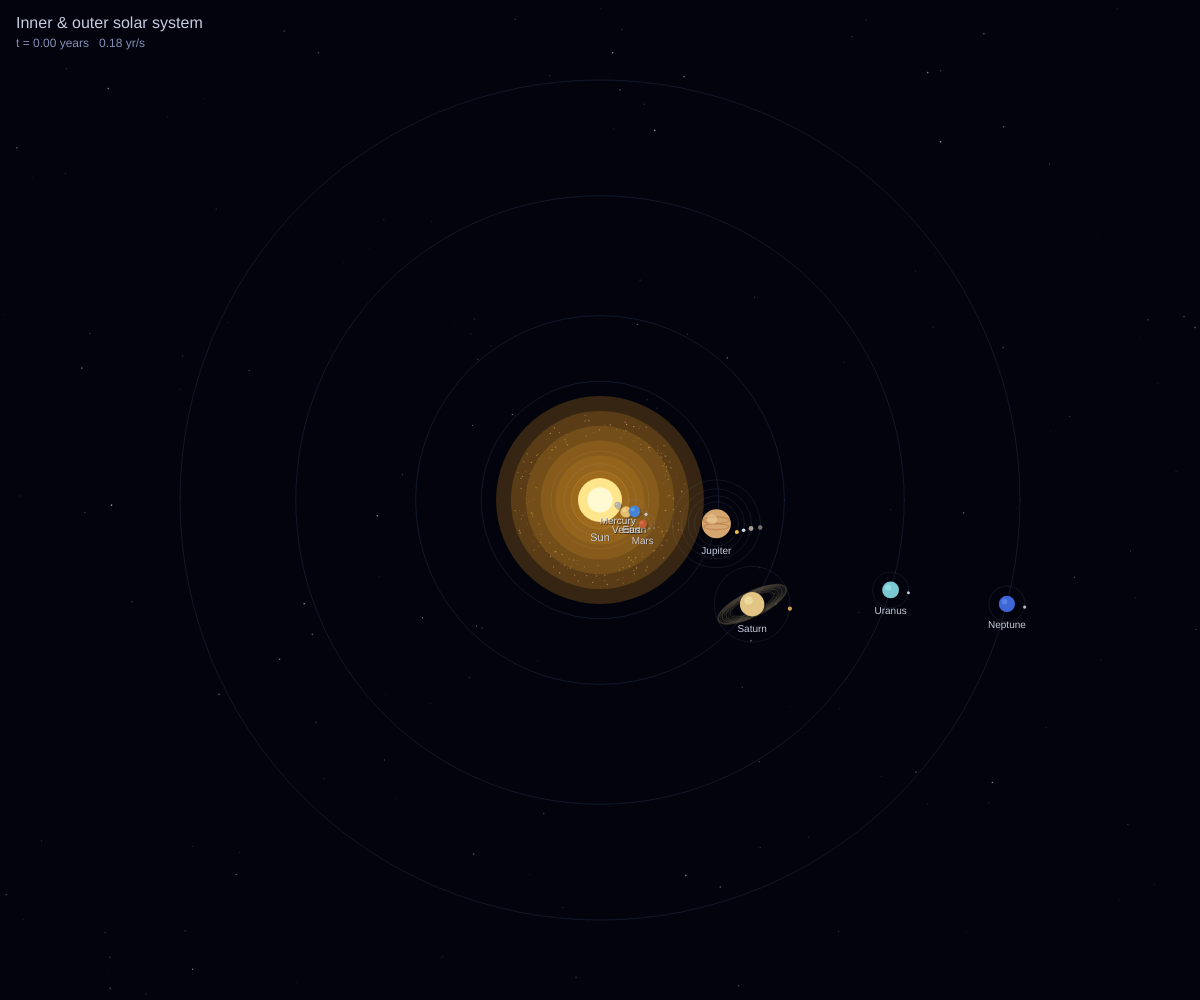
Frame 1 (no input)
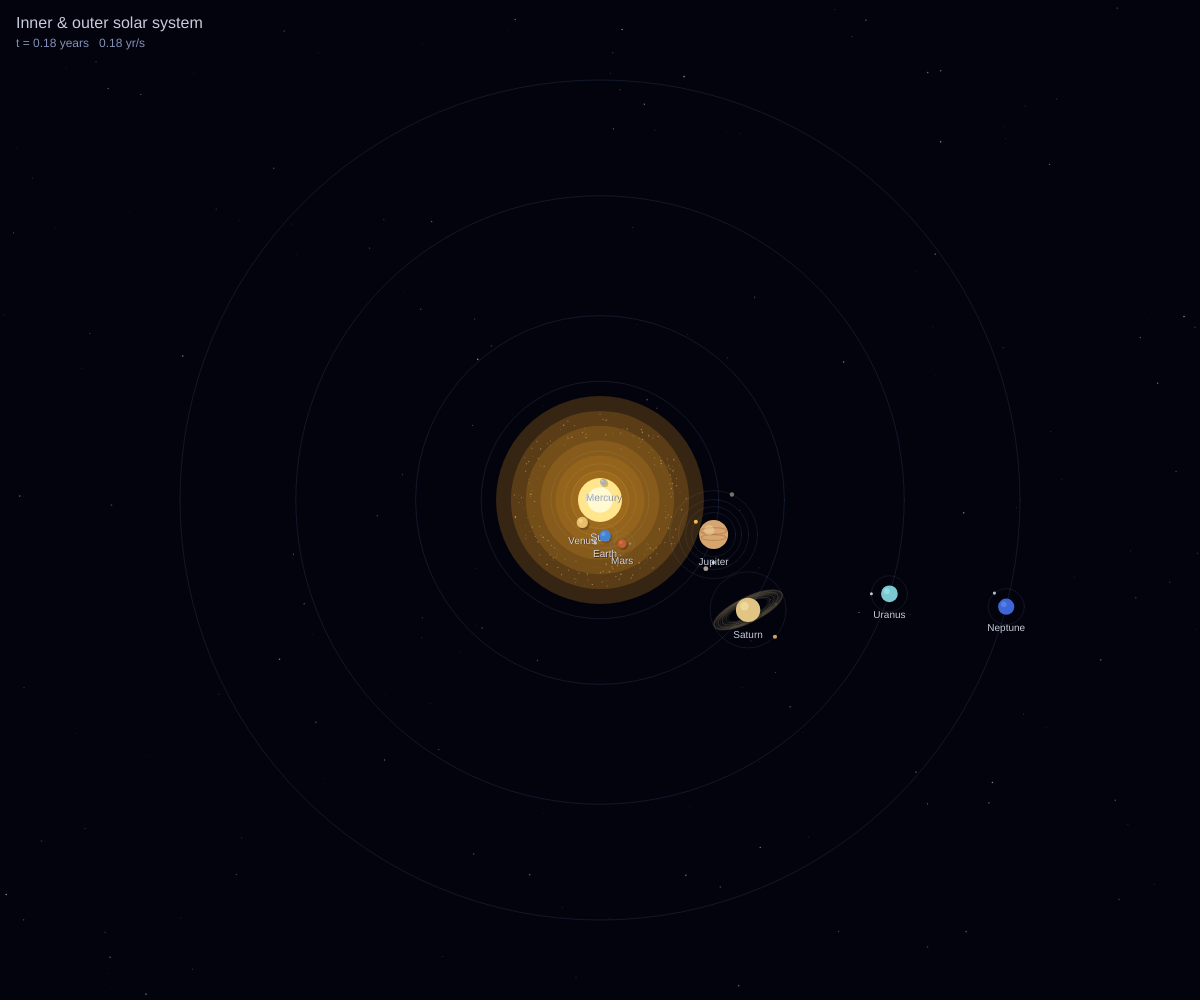
Frame 60 (no input)
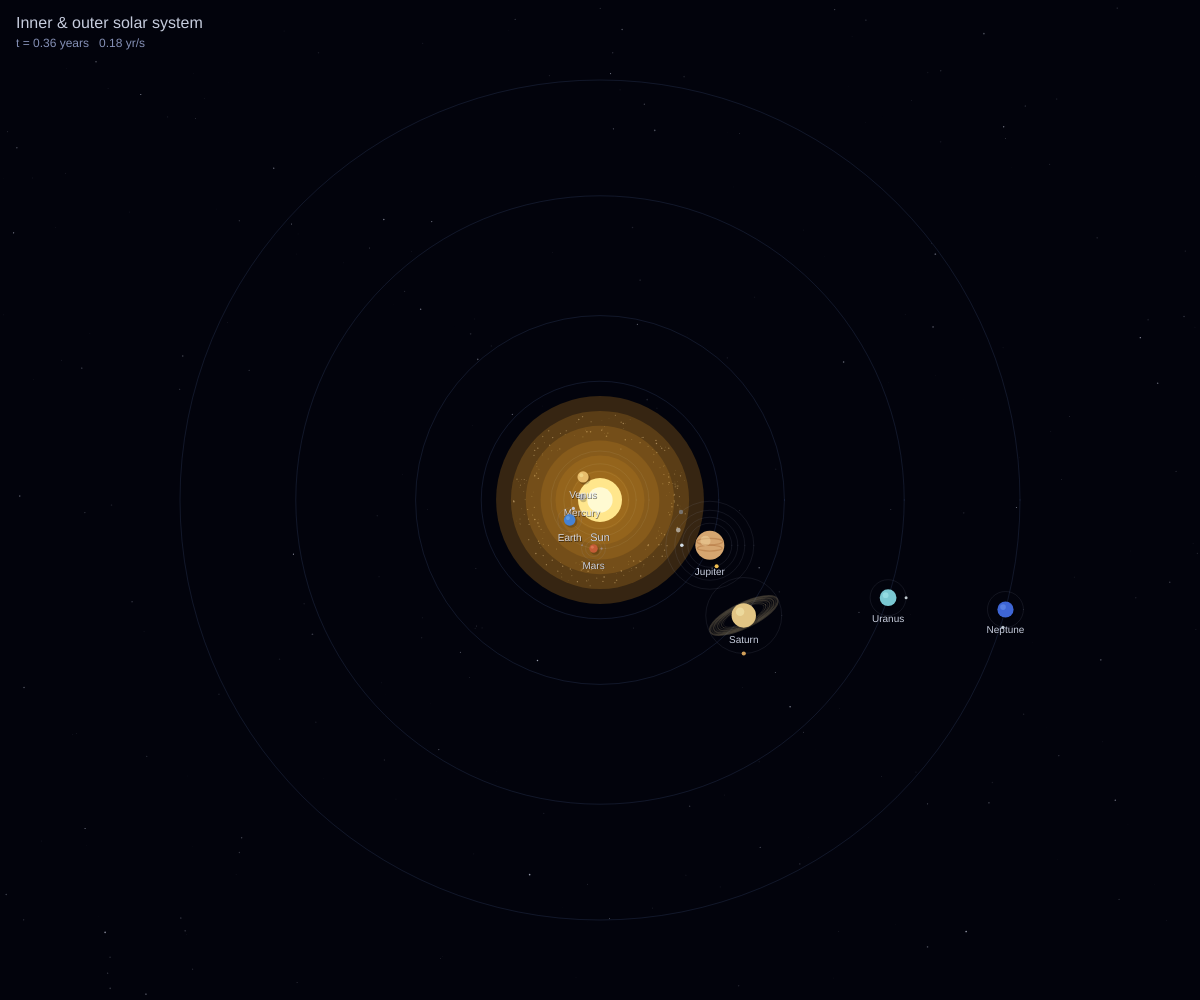
Frame 120 (the mouse pressed at the canvas centre since frame 60)

The p5.js sketch that drew these frames (run headless with seeded random() and noise() and a simulated clock; from frame 60 on, the mouse is pressed at the canvas centre):

// p5.js sketch
// ── sketch.js
/**
 * Solar system simulation.
 *
 * Distances are compressed (true AU ratios, shrunken outer gaps) so all eight
 * planets fit on screen. Radii are relative but not to-scale with distance —
 * a to-scale sun would swallow the inner planets.
 */

const PLANETS = [
  {
    name: "Mercury",
    au: 0.39,
    radius: 3.2,
    period: 0.241,
    color: [180, 176, 168],
    tilt: 0.02,
    moons: [],
  },
  {
    name: "Venus",
    au: 0.72,
    radius: 5.6,
    period: 0.615,
    color: [232, 189, 108],
    tilt: 0.04,
    moons: [],
  },
  {
    name: "Earth",
    au: 1.0,
    radius: 5.8,
    period: 1.0,
    color: [70, 130, 210],
    tilt: 0.03,
    moons: [{ name: "Moon", radius: 1.6, dist: 12, period: 0.075, color: [200, 200, 205] }],
  },
  {
    name: "Mars",
    au: 1.52,
    radius: 4.2,
    period: 1.881,
    color: [196, 92, 54],
    tilt: 0.05,
    moons: [
      { name: "Phobos", radius: 1.1, dist: 8, period: 0.03, color: [160, 140, 130] },
      { name: "Deimos", radius: 0.9, dist: 12, period: 0.055, color: [150, 130, 120] },
    ],
  },
  {
    name: "Jupiter",
    au: 5.2,
    radius: 14.5,
    period: 11.86,
    color: [214, 166, 112],
    tilt: 0.02,
    bands: true,
    moons: [
      { name: "Io", radius: 2.0, dist: 22, period: 0.05, color: [240, 190, 80] },
      { name: "Europa", radius: 1.8, dist: 28, period: 0.08, color: [210, 220, 230] },
      { name: "Ganymede", radius: 2.4, dist: 35, period: 0.14, color: [170, 160, 145] },
      { name: "Callisto", radius: 2.2, dist: 44, period: 0.22, color: [120, 115, 110] },
    ],
  },
  {
    name: "Saturn",
    au: 9.58,
    radius: 12.2,
    period: 29.46,
    color: [226, 197, 132],
    tilt: 0.06,
    rings: { inner: 1.4, outer: 2.35 },
    moons: [{ name: "Titan", radius: 2.1, dist: 38, period: 0.16, color: [210, 160, 90] }],
  },
  {
    name: "Uranus",
    au: 19.2,
    radius: 8.4,
    period: 84.01,
    color: [122, 200, 210],
    tilt: 0.03,
    moons: [{ name: "Titania", radius: 1.5, dist: 18, period: 0.12, color: [190, 200, 205] }],
  },
  {
    name: "Neptune",
    au: 30.05,
    radius: 8.1,
    period: 164.8,
    color: [62, 102, 214],
    tilt: 0.025,
    moons: [{ name: "Triton", radius: 1.6, dist: 18, period: 0.11, color: [180, 190, 200] }],
  },
];

/** Compress outer orbits so Neptune still reads as far without emptying the view. */
function displayAU(au) {
  return Math.pow(au, 0.72);
}

let cam = { x: 0, y: 0, zoom: 1 };
let dragging = false;
let dragOrigin = { x: 0, y: 0, camX: 0, camY: 0 };
let yearsPerSecond = 0.18;
let paused = false;
let showLabels = true;
let simYears = 0;
let stars = [];
let asteroids = [];
let distScale = 1;

function setup() {
  createCanvas(windowWidth, windowHeight);
  pixelDensity(1);
  seedSky();
  seedAsteroids();
  fitScale();
}

function windowResized() {
  resizeCanvas(windowWidth, windowHeight);
  fitScale();
}

function fitScale() {
  const neptune = displayAU(30.05);
  distScale = (Math.min(width, height) * 0.42) / neptune;
}

function seedSky() {
  stars = [];
  for (let i = 0; i < 280; i += 1) {
    stars.push({
      x: Math.random(),
      y: Math.random(),
      r: Math.random() * 1.6 + 0.2,
      a: Math.random() * 140 + 40,
      tw: Math.random() * Math.PI * 2,
    });
  }
}

function seedAsteroids() {
  asteroids = [];
  for (let i = 0; i < 220; i += 1) {
    const au = 2.2 + Math.random() * 1.15;
    asteroids.push({
      au,
      angle: Math.random() * Math.PI * 2,
      radius: Math.random() * 1.2 + 0.4,
      period: Math.pow(au, 1.5) * (0.9 + Math.random() * 0.2),
      shade: 110 + Math.floor(Math.random() * 70),
    });
  }
}

function draw() {
  background(2, 3, 12);
  drawStars();

  if (!paused) {
    simYears += yearsPerSecond * (deltaTime / 1000);
  }

  push();
  translate(width / 2 + cam.x, height / 2 + cam.y);
  scale(cam.zoom);

  drawOrbits();
  drawAsteroidBelt();
  drawSun();

  for (const planet of PLANETS) {
    drawPlanet(planet);
  }

  pop();
  drawTitle();
}

function drawStars() {
  noStroke();
  for (const star of stars) {
    const twinkle = 0.55 + 0.45 * Math.sin(frameCount * 0.03 + star.tw);
    fill(230, 235, 255, star.a * twinkle);
    circle(star.x * width, star.y * height, star.r);
  }
}

function drawOrbits() {
  noFill();
  stroke(90, 120, 180, 45);
  strokeWeight(1 / cam.zoom);
  for (const planet of PLANETS) {
    circle(0, 0, 2 * orbitRadius(planet.au));
  }
}

function orbitRadius(au) {
  return displayAU(au) * distScale;
}

function planetAngle(planet) {
  return (simYears / planet.period) * Math.PI * 2 + planet.tilt * 10;
}

function planetPosition(planet) {
  const r = orbitRadius(planet.au);
  const a = planetAngle(planet);
  return { x: Math.cos(a) * r, y: Math.sin(a) * r };
}

function drawSun() {
  const r = 22;
  noStroke();
  for (let i = 7; i >= 1; i -= 1) {
    fill(255, 170, 40, 10 + i * 6);
    circle(0, 0, r * i * 1.35);
  }
  fill(255, 230, 140);
  circle(0, 0, r * 2);
  fill(255, 250, 210);
  circle(0, 0, r * 1.15);

  if (showLabels) {
    drawLabel("Sun", 0, r + 10, 11);
  }
}

function drawPlanet(planet) {
  const pos = planetPosition(planet);
  const px = pos.x;
  const py = pos.y;

  if (planet.rings) {
    drawRings(px, py, planet);
  }

  noStroke();
  fill(0, 0, 0, 50);
  circle(px + 1.5, py + 1.8, planet.radius * 2.1);

  fill(...planet.color);
  circle(px, py, planet.radius * 2);

  if (planet.bands) {
    push();
    translate(px, py);
    noFill();
    stroke(160, 90, 40, 90);
    strokeWeight(1.2);
    ellipse(0, -planet.radius * 0.25, planet.radius * 1.8, planet.radius * 0.45);
    ellipse(0, planet.radius * 0.2, planet.radius * 1.7, planet.radius * 0.4);
    pop();
  }

  const highlight = planet.color.map((c) => Math.min(255, c + 70));
  fill(...highlight, 90);
  circle(px - planet.radius * 0.3, py - planet.radius * 0.3, planet.radius * 0.7);

  for (const moon of planet.moons) {
    drawMoon(px, py, moon);
  }

  if (showLabels) {
    drawLabel(planet.name, px, py + planet.radius + 8, 10);
  }
}

function drawMoon(px, py, moon) {
  const a = (simYears / moon.period) * Math.PI * 2;
  const mx = px + Math.cos(a) * moon.dist;
  const my = py + Math.sin(a) * moon.dist;

  noFill();
  stroke(160, 170, 200, 40);
  strokeWeight(0.7 / cam.zoom);
  circle(px, py, moon.dist * 2);

  noStroke();
  fill(...moon.color);
  circle(mx, my, moon.radius * 2);
}

function drawRings(px, py, planet) {
  push();
  translate(px, py);
  rotate(-0.45);
  noFill();
  const inner = planet.radius * planet.rings.inner;
  const outer = planet.radius * planet.rings.outer;
  for (let i = 0; i < 8; i += 1) {
    const t = i / 7;
    const rr = inner + (outer - inner) * t;
    stroke(210, 190, 140, 35 + (i % 2) * 25);
    strokeWeight((0.7 + t) / Math.max(cam.zoom, 0.4));
    ellipse(0, 0, rr * 2.6, rr * 0.85);
  }
  pop();
}

function drawAsteroidBelt() {
  noStroke();
  for (const rock of asteroids) {
    const a = (simYears / rock.period) * Math.PI * 2 + rock.angle;
    const r = orbitRadius(rock.au);
    fill(rock.shade, rock.shade - 10, rock.shade - 20, 180);
    circle(Math.cos(a) * r, Math.sin(a) * r, rock.radius);
  }
}

function drawLabel(textValue, x, y, size) {
  push();
  translate(x, y);
  scale(1 / cam.zoom);
  textAlign(CENTER, TOP);
  textSize(size);
  fill(0, 0, 0, 140);
  text(textValue, 0.6, 0.6);
  fill(230, 236, 255, 220);
  noStroke();
  text(textValue, 0, 0);
  pop();
}

function drawTitle() {
  noStroke();
  fill(230, 236, 255, 220);
  textAlign(LEFT, TOP);
  textSize(16);
  text("Inner & outer solar system", 16, 16);
  textSize(12);
  fill(170, 184, 230, 200);
  const speed = paused ? "paused" : `${yearsPerSecond.toFixed(2)} yr/s`;
  text(`t = ${simYears.toFixed(2)} years   ${speed}`, 16, 38);
}

function mousePressed() {
  dragging = true;
  dragOrigin = { x: mouseX, y: mouseY, camX: cam.x, camY: cam.y };
}

function mouseDragged() {
  if (!dragging) return;
  cam.x = dragOrigin.camX + (mouseX - dragOrigin.x);
  cam.y = dragOrigin.camY + (mouseY - dragOrigin.y);
}

function mouseReleased() {
  dragging = false;
}

function mouseWheel(event) {
  const factor = event.delta > 0 ? 0.92 : 1.08;
  const next = constrain(cam.zoom * factor, 0.25, 8);
  const wx = (mouseX - width / 2 - cam.x) / cam.zoom;
  const wy = (mouseY - height / 2 - cam.y) / cam.zoom;
  cam.zoom = next;
  cam.x = mouseX - width / 2 - wx * cam.zoom;
  cam.y = mouseY - height / 2 - wy * cam.zoom;
  return false;
}

function keyPressed() {
  if (key === " ") {
    paused = !paused;
  } else if (key === "l" || key === "L") {
    showLabels = !showLabels;
  } else if (key === "[") {
    yearsPerSecond = Math.max(0.02, yearsPerSecond * 0.7);
  } else if (key === "]") {
    yearsPerSecond = Math.min(4, yearsPerSecond * 1.4);
  } else if (key === "0") {
    cam = { x: 0, y: 0, zoom: 1 };
  }
}
